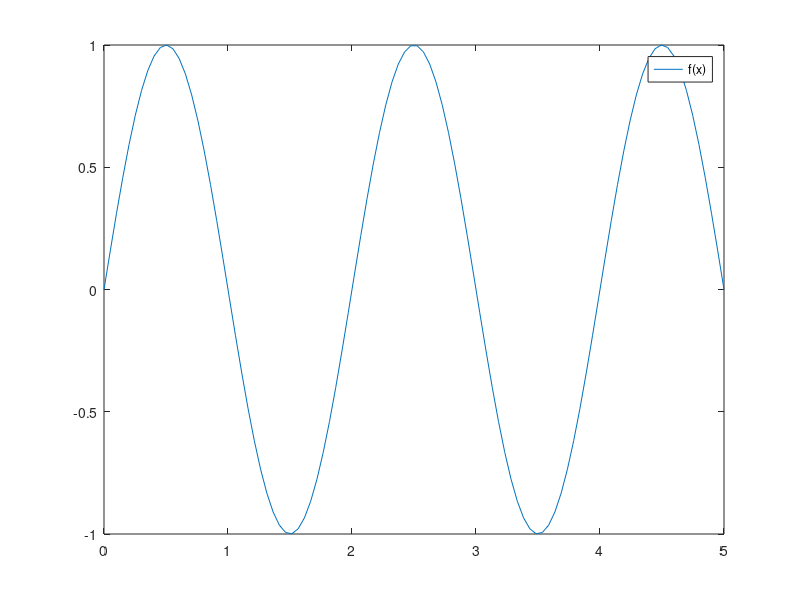

The MATLAB script that drew this image: (Note: this script raises an error after producing the figure.)
addpath(pwd)
addpath("../utils")

f = @(x) sin(pi .* x);
int = @(x) -1/pi * cos(pi .* x);
x = linspace(0, 5, 100);
y = f(x);
plot(x, y);
legend("f(x)");
hold on
int05 = int(5) - int(0);

for i=[2:13]
    aux = intNCcompuesta(f, 0, 5, 1, i);
    % Separar 0 y 5 en i puntos equidistantes%
    auxx = 0:5/(i-1):5;
    auxy = f(auxx);
    auxy = evLagrange(auxx, auxy, x);
    plot(x, auxy, 'r');
    legend(num2str(i));
    hold on
    printf("n = %d, error = %.7f\n", i, abs(aux - int05));
endfor